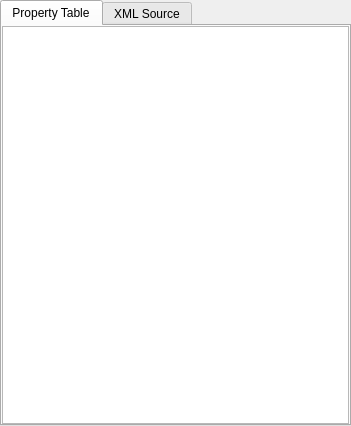
<?xml version="1.0" encoding="UTF-8"?>
<ui version="4.0">
 <class>RKPropEditorWidget</class>
 <widget class="QDockWidget" name="RKPropEditorWidget">
  <property name="geometry">
   <rect>
    <x>0</x>
    <y>0</y>
    <width>351</width>
    <height>426</height>
   </rect>
  </property>
  <property name="features">
   <set>QDockWidget::AllDockWidgetFeatures</set>
  </property>
  <property name="windowTitle">
   <string>Property Editor</string>
  </property>
  <widget class="QWidget" name="dockWidgetContents">
   <layout class="QVBoxLayout" name="verticalLayout">
    <property name="margin">
     <number>0</number>
    </property>
    <item>
     <widget class="QTabWidget" name="tabWidget">
      <property name="currentIndex">
       <number>0</number>
      </property>
      <widget class="QWidget" name="tableTab">
       <property name="toolTip">
        <string>Edit properties in a table.</string>
       </property>
       <attribute name="title">
        <string>Property Table</string>
       </attribute>
       <layout class="QVBoxLayout" name="verticalLayout_2">
        <property name="margin">
         <number>0</number>
        </property>
        <item>
         <widget class="QTableView" name="tableView">
          <property name="autoFillBackground">
           <bool>true</bool>
          </property>
          <property name="alternatingRowColors">
           <bool>true</bool>
          </property>
          <attribute name="horizontalHeaderDefaultSectionSize">
           <number>150</number>
          </attribute>
          <attribute name="horizontalHeaderStretchLastSection">
           <bool>true</bool>
          </attribute>
          <attribute name="verticalHeaderVisible">
           <bool>false</bool>
          </attribute>
         </widget>
        </item>
       </layout>
      </widget>
      <widget class="QWidget" name="sourceTab">
       <property name="toolTip">
        <string>Edit properties by XML source (expert only).</string>
       </property>
       <attribute name="title">
        <string>XML Source</string>
       </attribute>
       <layout class="QVBoxLayout" name="verticalLayout_3">
        <property name="margin">
         <number>0</number>
        </property>
        <item>
         <widget class="QTextEdit" name="textEdit"/>
        </item>
        <item>
         <widget class="QWidget" name="widget" native="true">
          <layout class="QHBoxLayout" name="horizontalLayout">
           <property name="margin">
            <number>0</number>
           </property>
           <item>
            <widget class="QPushButton" name="applyButton">
             <property name="enabled">
              <bool>false</bool>
             </property>
             <property name="text">
              <string>Apply</string>
             </property>
            </widget>
           </item>
           <item>
            <widget class="QPushButton" name="cancelButton">
             <property name="enabled">
              <bool>false</bool>
             </property>
             <property name="text">
              <string>Cancel</string>
             </property>
            </widget>
           </item>
          </layout>
         </widget>
        </item>
       </layout>
      </widget>
     </widget>
    </item>
   </layout>
  </widget>
 </widget>
 <resources/>
 <connections/>
</ui>
